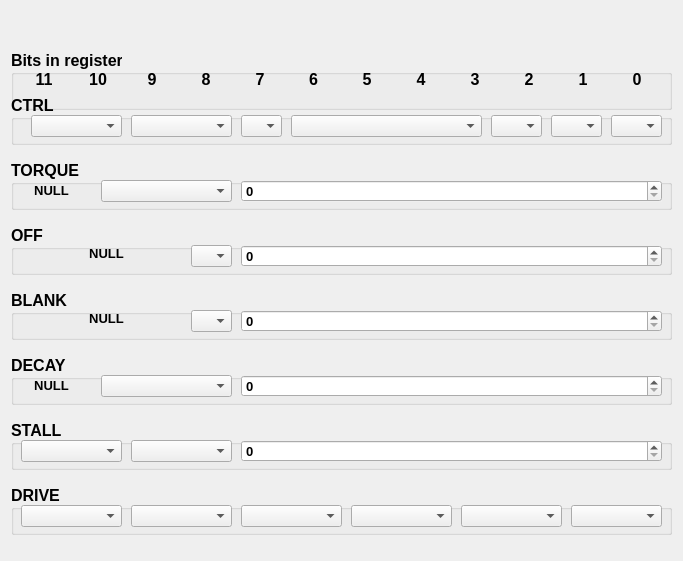
   <widget class="QWidget" name="horizontalLayoutWidget">
    <property name="geometry">
     <rect>
      <x>190</x>
      <y>20</y>
      <width>671</width>
      <height>561</height>
     </rect>
    </property>
    <layout class="QHBoxLayout" name="horizontalLayout">
     <item>
      <layout class="QVBoxLayout" name="verticalLayout_2">
       <property name="sizeConstraint">
        <enum>QLayout::SetMaximumSize</enum>
       </property>
       <item>
        <widget class="QGroupBox" name="groupBox_2">
         <property name="sizePolicy">
          <sizepolicy hsizetype="Maximum" vsizetype="Maximum">
           <horstretch>255</horstretch>
           <verstretch>250</verstretch>
          </sizepolicy>
         </property>
         <property name="minimumSize">
          <size>
           <width>255</width>
           <height>60</height>
          </size>
         </property>
         <property name="maximumSize">
          <size>
           <width>661</width>
           <height>0</height>
          </size>
         </property>
         <property name="font">
          <font>
           <pointsize>12</pointsize>
           <weight>75</weight>
           <bold>true</bold>
          </font>
         </property>
         <property name="title">
          <string>Bits in register</string>
         </property>
         <widget class="QWidget" name="horizontalLayoutWidget_2">
          <property name="geometry">
           <rect>
            <x>9</x>
            <y>9</y>
            <width>641</width>
            <height>41</height>
           </rect>
          </property>
          <layout class="QHBoxLayout" name="horizontalLayout_2">
           <item>
            <widget class="QLabel" name="label_6">
             <property name="font">
              <font>
               <pointsize>12</pointsize>
               <weight>75</weight>
               <bold>true</bold>
              </font>
             </property>
             <property name="text">
              <string>11</string>
             </property>
             <property name="alignment">
              <set>Qt::AlignCenter</set>
             </property>
            </widget>
           </item>
           <item>
            <widget class="QLabel" name="label_5">
             <property name="font">
              <font>
               <pointsize>12</pointsize>
               <weight>75</weight>
               <bold>true</bold>
              </font>
             </property>
             <property name="text">
              <string>10</string>
             </property>
             <property name="alignment">
              <set>Qt::AlignCenter</set>
             </property>
            </widget>
           </item>
           <item>
            <widget class="QLabel" name="label_9">
             <property name="font">
              <font>
               <pointsize>12</pointsize>
               <weight>75</weight>
               <bold>true</bold>
              </font>
             </property>
             <property name="text">
              <string>9</string>
             </property>
             <property name="alignment">
              <set>Qt::AlignCenter</set>
             </property>
            </widget>
           </item>
           <item>
            <widget class="QLabel" name="label_8">
             <property name="font">
              <font>
               <pointsize>12</pointsize>
               <weight>75</weight>
               <bold>true</bold>
              </font>
             </property>
             <property name="text">
              <string>8</string>
             </property>
             <property name="alignment">
              <set>Qt::AlignCenter</set>
             </property>
            </widget>
           </item>
           <item>
            <widget class="QLabel" name="label_7">
             <property name="font">
              <font>
               <pointsize>12</pointsize>
               <weight>75</weight>
               <bold>true</bold>
              </font>
             </property>
             <property name="text">
              <string>7</string>
             </property>
             <property name="alignment">
              <set>Qt::AlignCenter</set>
             </property>
            </widget>
           </item>
           <item>
            <widget class="QLabel" name="label_4">
             <property name="font">
              <font>
               <pointsize>12</pointsize>
               <weight>75</weight>
               <bold>true</bold>
              </font>
             </property>
             <property name="text">
              <string>6</string>
             </property>
             <property name="alignment">
              <set>Qt::AlignCenter</set>
             </property>
            </widget>
           </item>
           <item>
            <widget class="QLabel" name="label_3">
             <property name="font">
              <font>
               <pointsize>12</pointsize>
               <weight>75</weight>
               <bold>true</bold>
              </font>
             </property>
             <property name="text">
              <string>5</string>
             </property>
             <property name="alignment">
              <set>Qt::AlignCenter</set>
             </property>
            </widget>
           </item>
           <item>
            <widget class="QLabel" name="label_11">
             <property name="font">
              <font>
               <pointsize>12</pointsize>
               <weight>75</weight>
               <bold>true</bold>
              </font>
             </property>
             <property name="text">
              <string>4</string>
             </property>
             <property name="alignment">
              <set>Qt::AlignCenter</set>
             </property>
            </widget>
           </item>
           <item>
            <widget class="QLabel" name="label_10">
             <property name="font">
              <font>
               <pointsize>12</pointsize>
               <weight>75</weight>
               <bold>true</bold>
              </font>
             </property>
             <property name="text">
              <string>3</string>
             </property>
             <property name="alignment">
              <set>Qt::AlignCenter</set>
             </property>
            </widget>
           </item>
           <item>
            <widget class="QLabel" name="label_12">
             <property name="font">
              <font>
               <pointsize>12</pointsize>
               <weight>75</weight>
               <bold>true</bold>
              </font>
             </property>
             <property name="text">
              <string>2</string>
             </property>
             <property name="alignment">
              <set>Qt::AlignCenter</set>
             </property>
            </widget>
           </item>
           <item>
            <widget class="QLabel" name="label_2">
             <property name="font">
              <font>
               <pointsize>12</pointsize>
               <weight>75</weight>
               <bold>true</bold>
              </font>
             </property>
             <property name="text">
              <string>1</string>
             </property>
             <property name="alignment">
              <set>Qt::AlignCenter</set>
             </property>
            </widget>
           </item>
           <item>
            <widget class="QLabel" name="label">
             <property name="font">
              <font>
               <pointsize>12</pointsize>
               <weight>75</weight>
               <bold>true</bold>
              </font>
             </property>
             <property name="text">
              <string>0</string>
             </property>
             <property name="alignment">
              <set>Qt::AlignCenter</set>
             </property>
            </widget>
           </item>
          </layout>
         </widget>
        </widget>
       </item>
       <item>
        <widget class="QGroupBox" name="groupBox_4">
         <property name="sizePolicy">
          <sizepolicy hsizetype="Maximum" vsizetype="Maximum">
           <horstretch>0</horstretch>
           <verstretch>0</verstretch>
          </sizepolicy>
         </property>
         <property name="maximumSize">
          <size>
           <width>661</width>
           <height>50</height>
          </size>
         </property>
         <property name="font">
          <font>
           <pointsize>12</pointsize>
           <weight>75</weight>
           <bold>true</bold>
          </font>
         </property>
         <property name="title">
          <string>CTRL</string>
         </property>
         <widget class="QComboBox" name="CTRL_DTME">
          <property name="geometry">
           <rect>
            <x>20</x>
            <y>20</y>
            <width>91</width>
            <height>22</height>
           </rect>
          </property>
          <property name="font">
           <font>
            <pointsize>10</pointsize>
           </font>
          </property>
          <property name="toolTip">
           <string>&lt;html&gt;&lt;head/&gt;&lt;body&gt;&lt;p&gt;Dead time set&lt;/p&gt;&lt;/body&gt;&lt;/html&gt;</string>
          </property>
         </widget>
         <widget class="QComboBox" name="CTRL_ISGAIN">
          <property name="geometry">
           <rect>
            <x>120</x>
            <y>20</y>
            <width>101</width>
            <height>22</height>
           </rect>
          </property>
          <property name="font">
           <font>
            <pointsize>10</pointsize>
           </font>
          </property>
          <property name="toolTip">
           <string>&lt;html&gt;&lt;head/&gt;&lt;body&gt;&lt;p&gt;ISENSE amplifier gain set&lt;/p&gt;&lt;/body&gt;&lt;/html&gt;</string>
          </property>
         </widget>
         <widget class="QComboBox" name="CTRL_EXSTALL">
          <property name="geometry">
           <rect>
            <x>230</x>
            <y>20</y>
            <width>41</width>
            <height>22</height>
           </rect>
          </property>
          <property name="font">
           <font>
            <pointsize>10</pointsize>
           </font>
          </property>
          <property name="toolTip">
           <string>&lt;html&gt;&lt;head/&gt;&lt;body&gt;&lt;p&gt;0: Internal stall detect&lt;/p&gt;&lt;p&gt;1: External stall detect&lt;/p&gt;&lt;/body&gt;&lt;/html&gt;</string>
          </property>
          <property name="statusTip">
           <string/>
          </property>
          <property name="sizeAdjustPolicy">
           <enum>QComboBox::AdjustToContentsOnFirstShow</enum>
          </property>
         </widget>
         <widget class="QComboBox" name="CTRL_MODE">
          <property name="geometry">
           <rect>
            <x>280</x>
            <y>20</y>
            <width>191</width>
            <height>22</height>
           </rect>
          </property>
          <property name="font">
           <font>
            <pointsize>10</pointsize>
           </font>
          </property>
         </widget>
         <widget class="QComboBox" name="CTRL_RSTEP">
          <property name="geometry">
           <rect>
            <x>480</x>
            <y>20</y>
            <width>51</width>
            <height>22</height>
           </rect>
          </property>
          <property name="font">
           <font>
            <pointsize>10</pointsize>
           </font>
          </property>
          <property name="toolTip">
           <string>&lt;html&gt;&lt;head/&gt;&lt;body&gt;&lt;p&gt;0: No action &lt;/p&gt;&lt;p&gt;1: Indexer will advance one step; &lt;/p&gt;&lt;p&gt;automatically cleared after write&lt;/p&gt;&lt;/body&gt;&lt;/html&gt;</string>
          </property>
         </widget>
         <widget class="QComboBox" name="CTRL_RDIR">
          <property name="geometry">
           <rect>
            <x>540</x>
            <y>20</y>
            <width>51</width>
            <height>22</height>
           </rect>
          </property>
          <property name="font">
           <font>
            <pointsize>10</pointsize>
           </font>
          </property>
          <property name="toolTip">
           <string>&lt;html&gt;&lt;head/&gt;&lt;body&gt;&lt;p&gt;0: Direction set by DIR pin &lt;/p&gt;&lt;p&gt;1: Direction set by inverse of DIR pin&lt;/p&gt;&lt;/body&gt;&lt;/html&gt;</string>
          </property>
         </widget>
         <widget class="QComboBox" name="CTRL_ENBL">
          <property name="geometry">
           <rect>
            <x>600</x>
            <y>20</y>
            <width>51</width>
            <height>22</height>
           </rect>
          </property>
          <property name="font">
           <font>
            <pointsize>10</pointsize>
           </font>
          </property>
          <property name="toolTip">
           <string>&lt;html&gt;&lt;head/&gt;&lt;body&gt;&lt;p&gt;0: Disable motor &lt;/p&gt;&lt;p&gt;1: Enable motor&lt;/p&gt;&lt;/body&gt;&lt;/html&gt;</string>
          </property>
         </widget>
        </widget>
       </item>
       <item>
        <widget class="QGroupBox" name="groupBox_6">
         <property name="sizePolicy">
          <sizepolicy hsizetype="Maximum" vsizetype="Maximum">
           <horstretch>0</horstretch>
           <verstretch>0</verstretch>
          </sizepolicy>
         </property>
         <property name="maximumSize">
          <size>
           <width>661</width>
           <height>50</height>
          </size>
         </property>
         <property name="font">
          <font>
           <pointsize>12</pointsize>
           <weight>75</weight>
           <bold>true</bold>
          </font>
         </property>
         <property name="title">
          <string>TORQUE</string>
         </property>
         <widget class="QComboBox" name="TORQUE_SMPLTH">
          <property name="geometry">
           <rect>
            <x>90</x>
            <y>20</y>
            <width>131</width>
            <height>22</height>
           </rect>
          </property>
          <property name="font">
           <font>
            <pointsize>10</pointsize>
           </font>
          </property>
          <property name="toolTip">
           <string>&lt;html&gt;&lt;head/&gt;&lt;body&gt;&lt;p&gt;Back EMF sample threshold&lt;/p&gt;&lt;/body&gt;&lt;/html&gt;</string>
          </property>
         </widget>
         <widget class="QLabel" name="label_13">
          <property name="geometry">
           <rect>
            <x>20</x>
            <y>20</y>
            <width>41</width>
            <height>20</height>
           </rect>
          </property>
          <property name="font">
           <font>
            <pointsize>10</pointsize>
            <weight>75</weight>
            <bold>true</bold>
           </font>
          </property>
          <property name="text">
           <string>NULL</string>
          </property>
          <property name="alignment">
           <set>Qt::AlignCenter</set>
          </property>
          <property name="indent">
           <number>-6</number>
          </property>
         </widget>
         <widget class="QSpinBox" name="TORQUE_TORQUE">
          <property name="geometry">
           <rect>
            <x>230</x>
            <y>20</y>
            <width>421</width>
            <height>22</height>
           </rect>
          </property>
          <property name="font">
           <font>
            <pointsize>10</pointsize>
           </font>
          </property>
          <property name="toolTip">
           <string>&lt;html&gt;&lt;head/&gt;&lt;body&gt;&lt;p&gt;Sets full-scale output current for both H-bridges&lt;/p&gt;&lt;/body&gt;&lt;/html&gt;</string>
          </property>
          <property name="autoFillBackground">
           <bool>true</bool>
          </property>
          <property name="inputMethodHints">
           <set>Qt::ImhDigitsOnly|Qt::ImhFormattedNumbersOnly|Qt::ImhPreferNumbers|Qt::ImhPreferUppercase</set>
          </property>
          <property name="prefix">
           <string comment="0x"/>
          </property>
          <property name="maximum">
           <number>255</number>
          </property>
          <property name="displayIntegerBase">
           <number>10</number>
          </property>
         </widget>
        </widget>
       </item>
       <item>
        <widget class="QGroupBox" name="groupBox_5">
         <property name="maximumSize">
          <size>
           <width>661</width>
           <height>50</height>
          </size>
         </property>
         <property name="font">
          <font>
           <pointsize>12</pointsize>
           <weight>75</weight>
           <bold>true</bold>
          </font>
         </property>
         <property name="title">
          <string>OFF</string>
         </property>
         <widget class="QLabel" name="label_14">
          <property name="geometry">
           <rect>
            <x>20</x>
            <y>20</y>
            <width>151</width>
            <height>16</height>
           </rect>
          </property>
          <property name="font">
           <font>
            <pointsize>10</pointsize>
            <weight>75</weight>
            <bold>true</bold>
           </font>
          </property>
          <property name="text">
           <string>NULL</string>
          </property>
          <property name="alignment">
           <set>Qt::AlignCenter</set>
          </property>
         </widget>
         <widget class="QComboBox" name="OFF_PWMMODE">
          <property name="geometry">
           <rect>
            <x>180</x>
            <y>20</y>
            <width>41</width>
            <height>22</height>
           </rect>
          </property>
          <property name="font">
           <font>
            <pointsize>10</pointsize>
           </font>
          </property>
          <property name="toolTip">
           <string>&lt;html&gt;&lt;head/&gt;&lt;body&gt;&lt;p&gt;0: Use internal indexer 1: Bypass indexer, use xINx inputs to control outputs&lt;/p&gt;&lt;/body&gt;&lt;/html&gt;</string>
          </property>
         </widget>
         <widget class="QSpinBox" name="OFF_TOFF">
          <property name="geometry">
           <rect>
            <x>230</x>
            <y>20</y>
            <width>421</width>
            <height>22</height>
           </rect>
          </property>
          <property name="font">
           <font>
            <pointsize>10</pointsize>
           </font>
          </property>
          <property name="toolTip">
           <string>&lt;!DOCTYPE HTML PUBLIC &quot;-//W3C//DTD HTML 4.0//EN&quot; &quot;http://www.w3.org/TR/REC-html40/strict.dtd&quot;&gt;
&lt;html&gt;&lt;head&gt;&lt;meta name=&quot;qrichtext&quot; content=&quot;1&quot; /&gt;&lt;style type=&quot;text/css&quot;&gt;
p, li { white-space: pre-wrap; }
&lt;/style&gt;&lt;/head&gt;&lt;body style=&quot; font-family:'MS Shell Dlg 2'; font-size:8pt; font-weight:400; font-style:normal;&quot;&gt;
&lt;p style=&quot; margin-top:0px; margin-bottom:0px; margin-left:0px; margin-right:0px; -qt-block-indent:0; text-indent:0px;&quot;&gt;Sets fixed off time, in increments of 500ns &lt;/p&gt;
&lt;p style=&quot; margin-top:0px; margin-bottom:0px; margin-left:0px; margin-right:0px; -qt-block-indent:0; text-indent:0px;&quot;&gt;0x00h: 500 ns &lt;/p&gt;
&lt;p style=&quot; margin-top:0px; margin-bottom:0px; margin-left:0px; margin-right:0px; -qt-block-indent:0; text-indent:0px;&quot;&gt;0xFFh: 128 µs&lt;/p&gt;&lt;/body&gt;&lt;/html&gt;</string>
          </property>
          <property name="maximum">
           <number>255</number>
          </property>
          <property name="displayIntegerBase">
           <number>10</number>
          </property>
         </widget>
        </widget>
       </item>
       <item>
        <widget class="QGroupBox" name="groupBox_3">
         <property name="sizePolicy">
          <sizepolicy hsizetype="Maximum" vsizetype="Maximum">
           <horstretch>0</horstretch>
           <verstretch>0</verstretch>
          </sizepolicy>
         </property>
         <property name="minimumSize">
          <size>
           <width>661</width>
           <height>0</height>
          </size>
         </property>
         <property name="maximumSize">
          <size>
           <width>661</width>
           <height>50</height>
          </size>
         </property>
         <property name="font">
          <font>
           <pointsize>12</pointsize>
           <weight>75</weight>
           <bold>true</bold>
          </font>
         </property>
         <property name="title">
          <string>BLANK</string>
         </property>
         <widget class="QLabel" name="label_15">
          <property name="geometry">
           <rect>
            <x>20</x>
            <y>20</y>
            <width>151</width>
            <height>16</height>
           </rect>
          </property>
          <property name="font">
           <font>
            <pointsize>10</pointsize>
           </font>
          </property>
          <property name="text">
           <string>NULL</string>
          </property>
          <property name="alignment">
           <set>Qt::AlignCenter</set>
          </property>
         </widget>
         <widget class="QComboBox" name="BLANK_ABT">
          <property name="geometry">
           <rect>
            <x>180</x>
            <y>20</y>
            <width>41</width>
            <height>22</height>
           </rect>
          </property>
          <property name="font">
           <font>
            <pointsize>10</pointsize>
           </font>
          </property>
          <property name="toolTip">
           <string>0: Disable adaptive blanking time
1: Enable adaptive blanking time
</string>
          </property>
         </widget>
         <widget class="QSpinBox" name="BLANK_TBLANK">
          <property name="geometry">
           <rect>
            <x>230</x>
            <y>20</y>
            <width>421</width>
            <height>22</height>
           </rect>
          </property>
          <property name="font">
           <font>
            <pointsize>10</pointsize>
           </font>
          </property>
          <property name="toolTip">
           <string>Sets current trip blanking time, in increments of 20 ns
0x00h: 1 µs
…
0x32h: 1 µs
0x33h: 1.02 µs
…
0xFEh: 5.10 µs
0xFFh: 5.12 µs
Also sets minimum on-time of PWM</string>
          </property>
          <property name="maximum">
           <number>255</number>
          </property>
          <property name="displayIntegerBase">
           <number>10</number>
          </property>
         </widget>
        </widget>
       </item>
       <item>
        <widget class="QGroupBox" name="groupBox_8">
         <property name="sizePolicy">
          <sizepolicy hsizetype="Maximum" vsizetype="Maximum">
           <horstretch>0</horstretch>
           <verstretch>0</verstretch>
          </sizepolicy>
         </property>
         <property name="maximumSize">
          <size>
           <width>661</width>
           <height>50</height>
          </size>
         </property>
         <property name="font">
          <font>
           <pointsize>12</pointsize>
           <weight>75</weight>
           <bold>true</bold>
          </font>
         </property>
         <property name="title">
          <string>DECAY</string>
         </property>
         <widget class="QComboBox" name="DECAY_DECMOD">
          <property name="geometry">
           <rect>
            <x>90</x>
            <y>20</y>
            <width>131</width>
            <height>22</height>
           </rect>
          </property>
          <property name="font">
           <font>
            <pointsize>10</pointsize>
           </font>
          </property>
          <property name="toolTip">
           <string>000: Force slow decay at all times
001: Slow decay for increasing current, mixed decay for
decreasing current (indexer mode only)
010: Force fast decay at all times
011: Use mixed decay at all times
100: Slow decay for increasing current, auto mixed decay for
decreasing current (indexer mode only)
101: Use auto mixed decay at all times</string>
          </property>
         </widget>
         <widget class="QLabel" name="label_16">
          <property name="geometry">
           <rect>
            <x>20</x>
            <y>20</y>
            <width>41</width>
            <height>20</height>
           </rect>
          </property>
          <property name="font">
           <font>
            <pointsize>10</pointsize>
            <weight>75</weight>
            <bold>true</bold>
           </font>
          </property>
          <property name="text">
           <string>NULL</string>
          </property>
          <property name="alignment">
           <set>Qt::AlignCenter</set>
          </property>
          <property name="indent">
           <number>-6</number>
          </property>
         </widget>
         <widget class="QSpinBox" name="DECAY_TDECAY">
          <property name="geometry">
           <rect>
            <x>230</x>
            <y>20</y>
            <width>421</width>
            <height>22</height>
           </rect>
          </property>
          <property name="font">
           <font>
            <pointsize>10</pointsize>
           </font>
          </property>
          <property name="toolTip">
           <string>Sets mixed decay transition time, in increments of 500 ns</string>
          </property>
          <property name="maximum">
           <number>255</number>
          </property>
          <property name="displayIntegerBase">
           <number>10</number>
          </property>
         </widget>
        </widget>
       </item>
       <item>
        <widget class="QGroupBox" name="groupBox_7">
         <property name="sizePolicy">
          <sizepolicy hsizetype="Minimum" vsizetype="Maximum">
           <horstretch>0</horstretch>
           <verstretch>0</verstretch>
          </sizepolicy>
         </property>
         <property name="maximumSize">
          <size>
           <width>661</width>
           <height>50</height>
          </size>
         </property>
         <property name="font">
          <font>
           <pointsize>12</pointsize>
           <weight>75</weight>
           <bold>true</bold>
          </font>
         </property>
         <property name="title">
          <string>STALL</string>
         </property>
         <widget class="QComboBox" name="STALL_VDIV">
          <property name="geometry">
           <rect>
            <x>10</x>
            <y>20</y>
            <width>101</width>
            <height>22</height>
           </rect>
          </property>
          <property name="font">
           <font>
            <pointsize>10</pointsize>
           </font>
          </property>
          <property name="toolTip">
           <string>00: Back EMF is divided by 32
01: Back EMF is divided by 16
10: Back EMF is divided by 8
11: Back EMF is divided by 4</string>
          </property>
         </widget>
         <widget class="QComboBox" name="STALL_SDCNT">
          <property name="geometry">
           <rect>
            <x>120</x>
            <y>20</y>
            <width>101</width>
            <height>22</height>
           </rect>
          </property>
          <property name="font">
           <font>
            <pointsize>10</pointsize>
           </font>
          </property>
          <property name="toolTip">
           <string>00: STALLn asserted on first step with back EMF below SDTHR
01: STALLn asserted after 2 steps
10: STALLn asserted after 4 steps
11: STALLn asserted after 8 steps</string>
          </property>
         </widget>
         <widget class="QSpinBox" name="STALL_SDTHR">
          <property name="geometry">
           <rect>
            <x>230</x>
            <y>20</y>
            <width>421</width>
            <height>22</height>
           </rect>
          </property>
          <property name="font">
           <font>
            <pointsize>10</pointsize>
           </font>
          </property>
          <property name="toolTip">
           <string>Sets stall detect threshold
The correct setting needs to be determined experimentally</string>
          </property>
          <property name="maximum">
           <number>255</number>
          </property>
          <property name="displayIntegerBase">
           <number>10</number>
          </property>
         </widget>
        </widget>
       </item>
       <item>
        <widget class="QGroupBox" name="groupBox_9">
         <property name="sizePolicy">
          <sizepolicy hsizetype="Preferred" vsizetype="Preferred">
           <horstretch>0</horstretch>
           <verstretch>0</verstretch>
          </sizepolicy>
         </property>
         <property name="maximumSize">
          <size>
           <width>661</width>
           <height>50</height>
          </size>
         </property>
         <property name="font">
          <font>
           <pointsize>12</pointsize>
           <weight>75</weight>
           <bold>true</bold>
          </font>
         </property>
         <property name="title">
          <string>DRIVE</string>
         </property>
         <widget class="QComboBox" name="DRIVE_IDRIVEP">
          <property name="geometry">
           <rect>
            <x>10</x>
            <y>20</y>
            <width>101</width>
            <height>22</height>
           </rect>
          </property>
          <property name="font">
           <font>
            <pointsize>10</pointsize>
           </font>
          </property>
          <property name="toolTip">
           <string>High-side gate drive peak current
00: 50 mA peak (source)
01: 100 mA peak (source)
10: 150 mA peak (source)
11: 200 mA peak (source)</string>
          </property>
         </widget>
         <widget class="QComboBox" name="DRIVE_IDRIVEN">
          <property name="geometry">
           <rect>
            <x>120</x>
            <y>20</y>
            <width>101</width>
            <height>22</height>
           </rect>
          </property>
          <property name="font">
           <font>
            <pointsize>10</pointsize>
           </font>
          </property>
          <property name="toolTip">
           <string>Low-side gate drive peak current
00: 100 mA peak (sink)
01: 200 mA peak (sink)
10: 300 mA peak (sink)
11: 400 mA peak (sink)</string>
          </property>
         </widget>
         <widget class="QComboBox" name="DRIVE_TDRIVEP">
          <property name="geometry">
           <rect>
            <x>230</x>
            <y>20</y>
            <width>101</width>
            <height>22</height>
           </rect>
          </property>
          <property name="font">
           <font>
            <pointsize>10</pointsize>
           </font>
          </property>
          <property name="toolTip">
           <string>High-side gate drive time
00: 250 ns
01: 500 ns
10: 1 µs
11: 2 µs</string>
          </property>
         </widget>
         <widget class="QComboBox" name="DRIVE_TDRIVEN">
          <property name="geometry">
           <rect>
            <x>340</x>
            <y>20</y>
            <width>101</width>
            <height>22</height>
           </rect>
          </property>
          <property name="font">
           <font>
            <pointsize>10</pointsize>
           </font>
          </property>
          <property name="toolTip">
           <string>Low-side gate drive time
00: 250 ns
01: 500 ns
10: 1 µs
11: 2 µs</string>
          </property>
         </widget>
         <widget class="QComboBox" name="DRIVE_OCPDEG">
          <property name="geometry">
           <rect>
            <x>450</x>
            <y>20</y>
            <width>101</width>
            <height>22</height>
           </rect>
          </property>
          <property name="font">
           <font>
            <pointsize>10</pointsize>
           </font>
          </property>
          <property name="toolTip">
           <string>OCP deglitch time
00: 1 µs
01: 2 µs
10: 4 µs
11: 8 µs</string>
          </property>
         </widget>
         <widget class="QComboBox" name="DRIVE_OCPTH">
          <property name="geometry">
           <rect>
            <x>560</x>
            <y>20</y>
            <width>91</width>
            <height>22</height>
           </rect>
          </property>
          <property name="font">
           <font>
            <pointsize>10</pointsize>
           </font>
          </property>
          <property name="toolTip">
           <string>OCP threshold
00: 250 mV
01: 500 mV
10: 750 mV
11: 1000 mV</string>
          </property>
         </widget>
        </widget>
       </item>
      </layout>
     </item>
    </layout>
   </widget>
